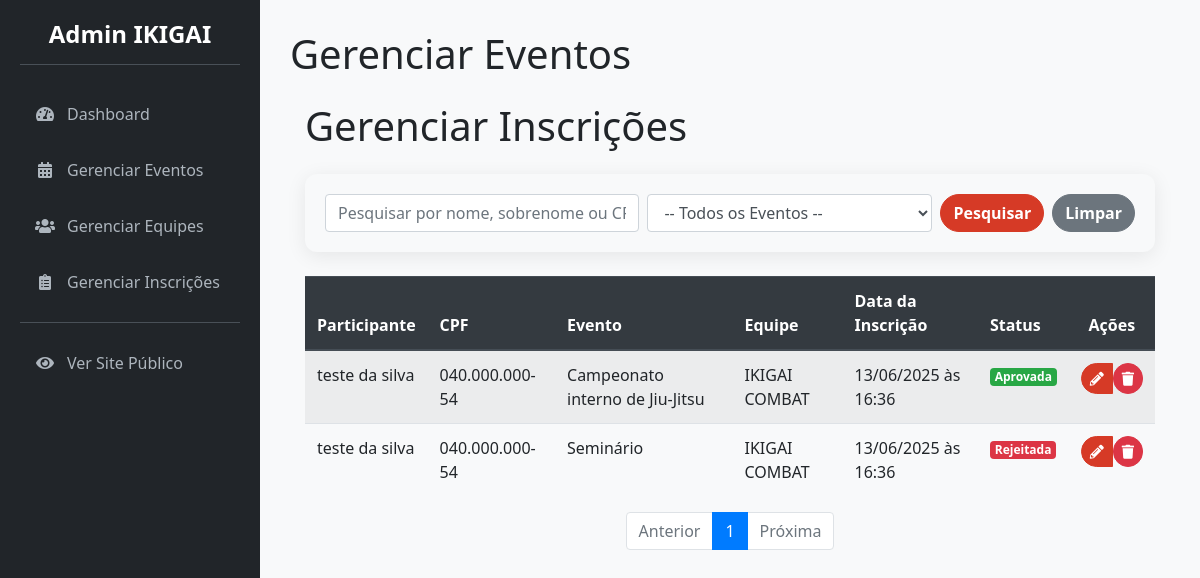
The page /admin/gerenciar_inscricoes (signed in) on the database as committed earlier.
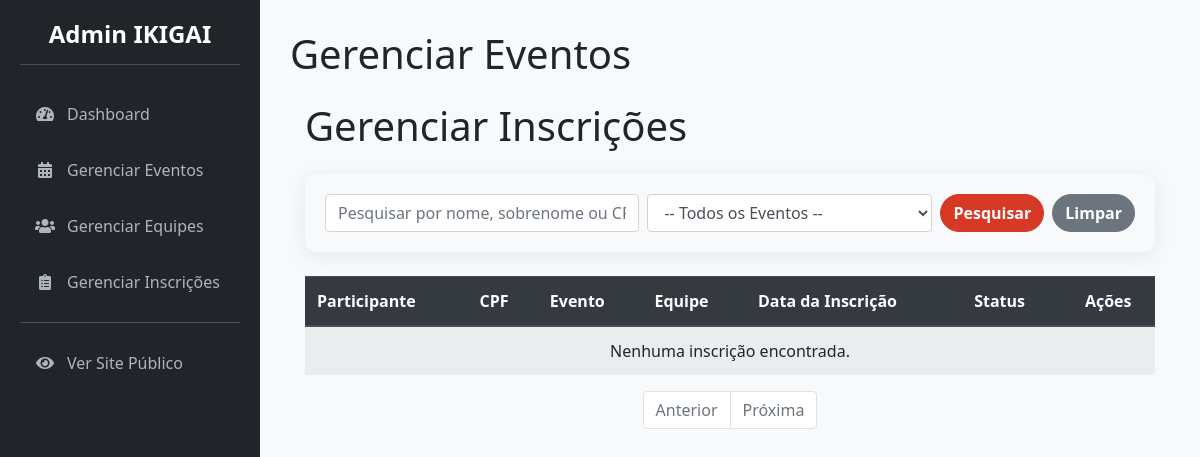
The same page on the database as committed later.
### app/models.py (models this page shows, shortened)
class Inscricao(db.Model):
    __tablename__ = 'inscricoes'
    id = db.Column(db.Integer, primary_key=True)
    data_inscricao = db.Column(db.DateTime, default=datetime.utcnow)
    status = db.Column(db.String(20), nullable=False, default='Pendente')
    user_id = db.Column(db.Integer, db.ForeignKey('users.id'), nullable=False)
    evento_id = db.Column(db.Integer, db.ForeignKey('eventos.id'), nullable=False)
    equipe_id = db.Column(db.Integer, db.ForeignKey('equipes.id'), nullable=False)
    def __repr__(self):
        return f'<Inscricao {self.id} do utilizador {self.user_id}>'

class User(UserMixin, db.Model):
    __tablename__ = 'users'
    id = db.Column(db.Integer, primary_key=True)
    username = db.Column(db.String(64), index=True, unique=True, nullable=False)
    email = db.Column(db.String(120), index=True, unique=True, nullable=False)
    password_hash = db.Column(db.String(128))
    nome_completo = db.Column(db.String(150), nullable=True)
    bio = db.Column(db.Text, nullable=True)
    imagem_perfil = db.Column(db.String(300), nullable=True)  # URL para a imagem de perfil
    role = db.Column(db.String(20), nullable=False, default='user')  # Papel do utilizador
    cpf = db.Column(db.String(14), unique=True, nullable=True)  # CPF será único e opcional no início
    telefone = db.Column(db.String(20), nullable=True)  # Telefone também opcional
    inscricoes = db.relationship('Inscricao', backref='participante', lazy='dynamic')

class Evento(db.Model):
    __tablename__ = 'eventos'
    id = db.Column(db.Integer, primary_key=True)
    nome_evento = db.Column(db.String(200), nullable=False)
    data_hora_evento = db.Column(db.DateTime, nullable=False)
    palestrante = db.Column(db.String(100))
    imagem_palestrante = db.Column(db.String(300), nullable=True) # URL para a imagem
    descricao = db.Column(db.Text)
    local_evento = db.Column(db.String(200))
    preco = db.Column(db.Float, default=0.0)
    numero_vagas = db.Column(db.Integer, nullable=False)
    pix_copia_e_cola = db.Column(db.Text, nullable=True)  # Campo para o Pix
    inscricoes = db.relationship('Inscricao', backref='evento', lazy=True)

class Equipe(db.Model):
    __tablename__ = 'equipes'
    id = db.Column(db.Integer, primary_key=True)
    nome_equipe = db.Column(db.String(100), nullable=False, unique=True)
    professor_responsavel = db.Column(db.String(100), nullable=False)
    inscricoes = db.relationship('Inscricao', backref='equipe', lazy=True)

### app/admin/routes.py (the view, shortened to what this page needs)
@bp.route('/gerenciar_inscricoes')
@admin_required
def gerenciar_inscricoes():
    page = request.args.get('page', 1, type=int)
    termo_pesquisa = request.args.get('q')
    evento_filtro_id = request.args.get('evento_id')
    query = Inscricao.query.options(
        joinedload(Inscricao.participante),
        joinedload(Inscricao.evento),
        joinedload(Inscricao.equipe)
    )
    if evento_filtro_id:
        query = query.filter(Inscricao.evento_id == evento_filtro_id)
    inscricoes_paginadas = query.order_by(Inscricao.data_inscricao.desc()).paginate(
        page=page, per_page=10, error_out=False
    )
    print(inscricoes_paginadas.items)
    eventos_para_filtro = Evento.query.order_by(Evento.nome_evento).all()
    return render_template('admin/admin_gerenciar_inscricoes.html',
                           inscricoes_paginadas=inscricoes_paginadas,
                           eventos_para_filtro=eventos_para_filtro,
                           titulo='Gerenciar Inscrições')

### app/__init__.py (called while the page is built)
@login_manager.user_loader
def load_user(user_id):
    return models.User.query.get(int(user_id))

### app/admin/routes.py (called while the page is built)
@bp.before_request
def before_request_handler():
    if current_app.config.get('DEBUG') and not current_user.is_authenticated:
        user = User.query.first()
        if user:
            login_user(user)

### app/templates/admin/admin_gerenciar_inscricoes.html (shortened to what this page needs)
{% extends 'admin/admin_base.html' %}
{% block page_title %}Gerenciar Eventos{% endblock %}
{% block content %}
    <div class="container">
        <h1 class="mt-4 mb-4">{{ titulo }}</h1>
        <div class="card bg-light mb-4">
            <div class="card-body">
                <form method="GET" action="{{ url_for('admin.gerenciar_inscricoes') }}" class="form-inline">
                    <div class="form-group mr-2 flex-grow-1">
                        <input type="text" class="form-control w-100" id="q" name="q"
                               placeholder="Pesquisar por nome, sobrenome ou CPF..."
                               value="{{ request.args.get('q', '') }}">
                    </div>
                    <div class="form-group mr-2">
                        <select class="form-control" name="evento_id" id="evento_id">
                            <option value="">-- Todos os Eventos --</option>
                        </select>
                    </div>
                    <button type="submit" class="btn btn-primary mr-2">Pesquisar</button>
                    <a href="{{ url_for('admin.gerenciar_inscricoes') }}" class="btn btn-secondary">Limpar</a>
                </form>
            </div>
        </div>
        <div class="table-responsive">
            <table class="table table-striped table-hover">
                <thead class="thead-dark">
                <tr>
                    <th>Participante</th>
                    <th>CPF</th>
                    <th>Evento</th>
                    <th>Equipe</th>
                    <th>Data da Inscrição</th>
                    <th>Status</th>
                    <th class="text-center">Ações</th>
                </tr>
                </thead>
                <tbody>
                {% if inscricoes_paginadas.items %}
                    {% for inscricao in inscricoes_paginadas.items %}
                        <tr>
                            <td>{{ inscricao.participante.nome_completo or inscricao.participante.username }}</td>
                            <td>{{ inscricao.participante.cpf or 'N/D' }}</td>
                            <td>{{ inscricao.evento.nome_evento }}</td>
                            <td>{{ inscricao.equipe.nome_equipe }}</td>
                            <td>{{ inscricao.data_inscricao.strftime('%d/%m/%Y às %H:%M') }}</td>
                            <td class="status-cell">
                                {% if inscricao.status == 'Aprovada' %}
                                    <span class="badge badge-success">{{ inscricao.status }}</span>
                                {% elif inscricao.status == 'Rejeitada' %}
                                    <span class="badge badge-danger">{{ inscricao.status }}</span>
                                {% else %}
                                    <span class="badge badge-warning">{{ inscricao.status }}</span>
                                {% endif %}
                            </td>
                            <td class="text-center">
                                <div class="btn-group" role="group">
                                    <a href="{{ url_for('admin.editar_inscricao', inscricao_id=inscricao.id) }}"
                                       class="btn btn-primary btn-sm" title="Editar Inscrição">
                                        <i class="fas fa-pencil-alt"></i>
                                    </a>
                                    <form class="d-inline" data-action="cancel-form"
                                          action="{{ url_for('admin.cancelar_inscricao', inscricao_id=inscricao.id) }}"
                                          method="post"
                                    >
                                        <button type="submit" class="btn btn-danger btn-sm" title="Excluir Inscrição">
                                            <i class="fas fa-trash"></i>
                                        </button>
                                    </form>
                                </div>
                            </td>
                        </tr>
                    {% endfor %}
                {% else %}
                    <tr>
                        <td colspan="7" class="text-center">Nenhuma inscrição encontrada.</td>
                    </tr>
                {% endif %}
                </tbody>
            </table>
        </div>
        <nav aria-label="Navegação das Inscrições">
            <ul class="pagination justify-content-center">
                <li class="page-item {% if not inscricoes_paginadas.has_prev %}disabled{% endif %}">
                    <a class="page-link"
                       href="{{ url_for('admin.gerenciar_inscricoes', page=inscricoes_paginadas.prev_num, q=request.args.get('q'), evento_id=request.args.get('evento_id')) }}">Anterior</a>
                </li>
                {% for page_num in inscricoes_paginadas.iter_pages(left_edge=1, right_edge=1, left_current=1, right_current=2) %}
                    {% if page_num %}
                        {% if inscricoes_paginadas.page == page_num %}
                            <li class="page-item active"><a class="page-link" href="#">{{ page_num }}</a></li>
                        {% else %}
                            <li class="page-item"><a class="page-link"
                                                     href="{{ url_for('admin.gerenciar_inscricoes', page=page_num, q=request.args.get('q'), evento_id=request.args.get('evento_id')) }}">{{ page_num }}</a>
                            </li>
                        {% endif %}
                    {% else %}
                        <li class="page-item disabled"><span class="page-link">...</span></li>
                    {% endif %}
                {% endfor %}
                <li class="page-item {% if not inscricoes_paginadas.has_next %}disabled{% endif %}">
                    <a class="page-link"
                       href="{{ url_for('admin.gerenciar_inscricoes', page=inscricoes_paginadas.next_num, q=request.args.get('q'), evento_id=request.args.get('evento_id')) }}">Próxima</a>
                </li>
            </ul>
        </nav>
    </div>
{% endblock %}

### app/templates/admin/admin_base.html (shortened to what this page needs)
<!DOCTYPE html>
<html lang="pt-BR">
<head>
    <link rel="stylesheet" href="https://stackpath.bootstrapcdn.com/bootstrap/4.5.2/css/bootstrap.min.css"
>
    <link rel="stylesheet" href="https://cdnjs.cloudflare.com/ajax/libs/font-awesome/5.15.3/css/all.min.css">
    <link rel="stylesheet" href="{{ url_for('static', filename='css/admin_styles.css') }}">
</head>
<body>
<div class="admin-wrapper">
    <nav class="sidebar">
        <h2>Admin IKIGAI</h2>
        <a href="{{ url_for('admin.dashboard') }}"
           class="{{ 'active' if request.endpoint == 'admin.dashboard' else '' }}">
            <i class="fas fa-tachometer-alt"></i> Dashboard
        </a>
        <a href="{{ url_for('admin.gerenciar_eventos') }}"
           class="{{ 'active' if 'evento' in request.endpoint else '' }}">
            <i class="fas fa-calendar-alt"></i> Gerenciar Eventos
        </a>
        <a href="{{ url_for('admin.gerenciar_equipes') }}"
           class="{{ 'active' if 'equipe' in request.endpoint else '' }}">
            <i class="fas fa-users"></i> Gerenciar Equipes
        </a>
        <a href="{{ url_for('admin.gerenciar_inscricoes') }}"
           class="{{ 'active' if 'inscricao' in request.endpoint else '' }}">
            <i class="fas fa-clipboard-list"></i> Gerenciar Inscrições
        </a>
        <hr style="border-color: #495057;">
        <a href="{{ url_for('public.index') }}"><i class="fas fa-eye"></i> Ver Site Público</a>
    </nav>
    <main class="main-content">
        <div class="content-header">
            <h1>{% block page_title %}{% endblock %}</h1>
        </div>
        {% block content %}{% endblock %}
    </main>
</div>
</body>
</html>

### app/static/css/admin_styles.css (style rules this page uses)
:root { --primary-red: rgb(214, 58, 38); --dark-red: rgb(180, 45, 28); --admin-bg: #f8f9fa; --sidebar-bg: #212529; --sidebar-link-color: #adb5bd; --sidebar-link-hover-color: #fff; --shadow: 0 4px 20px rgba(0, 0, 0, 0.08); --border-radius: 12px; --font-family: 'Segoe UI', Tahoma, Geneva, Verdana, sans-serif; }
body { background-color: var(--admin-bg); font-family: var(--font-family); }
.admin-wrapper { display: flex; }
.sidebar { width: 260px; min-height: 100vh; background: var(--sidebar-bg); padding: 20px; color: white; flex-shrink: 0; transition: all 0.3s ease; }
.main-content { flex-grow: 1; padding: 30px; overflow-y: auto; }
.sidebar h2 { font-size: 1.5rem; margin-bottom: 25px; text-align: center; color: #fff; border-bottom: 1px solid #495057; padding-bottom: 15px; font-weight: 600; }
.sidebar a { display: flex; align-items: center; gap: 12px; color: var(--sidebar-link-color); padding: 12px 15px; text-decoration: none; border-radius: 8px; margin-bottom: 8px; transition: all 0.3s ease; }
.sidebar a i { width: 20px; text-align: center; }
.card { border-radius: var(--border-radius); border: none; box-shadow: var(--shadow); }
.btn { border-radius: 25px; font-weight: 600; }
.btn-primary { background-color: var(--primary-red); border-color: var(--primary-red); }

Rows that differ between the two databases and show on the page:
removed Inscricao: participante "teste da silva", participante "040.000.000-54", evento.nome_evento "Campeonato interno de Jiu-Jitsu", equipe.nome_equipe "IKIGAI COMBAT", data_inscricao "13/06/2025 às 16:36", status "Aprovada"
removed Inscricao: participante "teste da silva", participante "040.000.000-54", evento.nome_evento "Seminário", equipe.nome_equipe "IKIGAI COMBAT", data_inscricao "13/06/2025 às 16:36", status "Rejeitada"
Other text that changed with them:
text now shown: "Nenhuma inscrição encontrada."
list line gone: "1"
